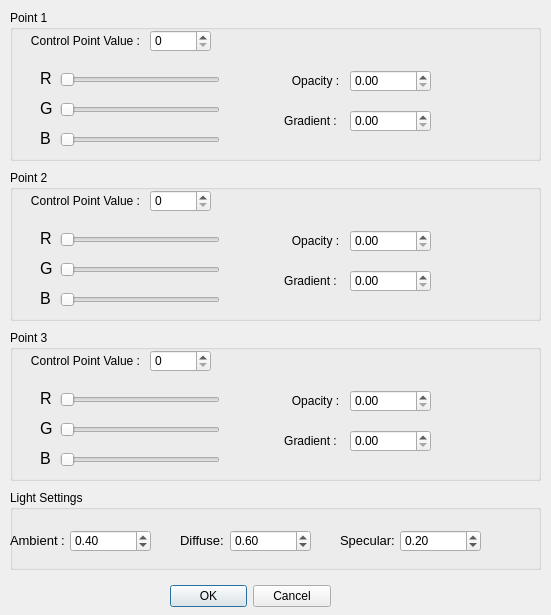
<?xml version="1.0" encoding="UTF-8"?>
<ui version="4.0">
 <class>Dialog</class>
 <widget class="QDialog" name="Dialog">
  <property name="geometry">
   <rect>
    <x>0</x>
    <y>0</y>
    <width>551</width>
    <height>615</height>
   </rect>
  </property>
  <property name="windowTitle">
   <string>Dialog</string>
  </property>
  <widget class="QDialogButtonBox" name="buttonBox">
   <property name="geometry">
    <rect>
     <x>170</x>
     <y>580</y>
     <width>161</width>
     <height>32</height>
    </rect>
   </property>
   <property name="orientation">
    <enum>Qt::Horizontal</enum>
   </property>
   <property name="standardButtons">
    <set>QDialogButtonBox::Cancel|QDialogButtonBox::Ok</set>
   </property>
  </widget>
  <widget class="QGroupBox" name="groupBox_3">
   <property name="geometry">
    <rect>
     <x>10</x>
     <y>330</y>
     <width>531</width>
     <height>151</height>
    </rect>
   </property>
   <property name="title">
    <string>Point 3</string>
   </property>
   <widget class="QLabel" name="label_19">
    <property name="geometry">
     <rect>
      <x>20</x>
      <y>20</y>
      <width>111</width>
      <height>21</height>
     </rect>
    </property>
    <property name="text">
     <string>Control Point Value :</string>
    </property>
    <property name="alignment">
     <set>Qt::AlignCenter</set>
    </property>
   </widget>
   <widget class="QLabel" name="label_20">
    <property name="geometry">
     <rect>
      <x>30</x>
      <y>60</y>
      <width>91</width>
      <height>16</height>
     </rect>
    </property>
    <property name="font">
     <font>
      <pointsize>12</pointsize>
     </font>
    </property>
    <property name="text">
     <string>R</string>
    </property>
    <property name="textFormat">
     <enum>Qt::AutoText</enum>
    </property>
   </widget>
   <widget class="QLabel" name="label_21">
    <property name="geometry">
     <rect>
      <x>30</x>
      <y>90</y>
      <width>91</width>
      <height>16</height>
     </rect>
    </property>
    <property name="font">
     <font>
      <pointsize>12</pointsize>
     </font>
    </property>
    <property name="text">
     <string>G</string>
    </property>
    <property name="textFormat">
     <enum>Qt::AutoText</enum>
    </property>
   </widget>
   <widget class="QLabel" name="label_22">
    <property name="geometry">
     <rect>
      <x>30</x>
      <y>120</y>
      <width>91</width>
      <height>16</height>
     </rect>
    </property>
    <property name="font">
     <font>
      <pointsize>12</pointsize>
     </font>
    </property>
    <property name="text">
     <string>B</string>
    </property>
    <property name="textFormat">
     <enum>Qt::AutoText</enum>
    </property>
   </widget>
   <widget class="QSlider" name="_P3_R">
    <property name="geometry">
     <rect>
      <x>50</x>
      <y>60</y>
      <width>160</width>
      <height>19</height>
     </rect>
    </property>
    <property name="maximum">
     <number>255</number>
    </property>
    <property name="orientation">
     <enum>Qt::Horizontal</enum>
    </property>
   </widget>
   <widget class="QSlider" name="_P3_G">
    <property name="geometry">
     <rect>
      <x>50</x>
      <y>90</y>
      <width>160</width>
      <height>19</height>
     </rect>
    </property>
    <property name="maximum">
     <number>255</number>
    </property>
    <property name="orientation">
     <enum>Qt::Horizontal</enum>
    </property>
   </widget>
   <widget class="QSlider" name="_P3_B">
    <property name="geometry">
     <rect>
      <x>50</x>
      <y>120</y>
      <width>160</width>
      <height>19</height>
     </rect>
    </property>
    <property name="maximum">
     <number>255</number>
    </property>
    <property name="orientation">
     <enum>Qt::Horizontal</enum>
    </property>
   </widget>
   <widget class="QLabel" name="label_23">
    <property name="geometry">
     <rect>
      <x>250</x>
      <y>60</y>
      <width>111</width>
      <height>21</height>
     </rect>
    </property>
    <property name="text">
     <string>Opacity :</string>
    </property>
    <property name="alignment">
     <set>Qt::AlignCenter</set>
    </property>
   </widget>
   <widget class="QDoubleSpinBox" name="_P3_Opacity">
    <property name="geometry">
     <rect>
      <x>340</x>
      <y>60</y>
      <width>81</width>
      <height>22</height>
     </rect>
    </property>
    <property name="maximum">
     <double>1.000000000000000</double>
    </property>
    <property name="singleStep">
     <double>0.100000000000000</double>
    </property>
   </widget>
   <widget class="QSpinBox" name="_P3_Value">
    <property name="geometry">
     <rect>
      <x>140</x>
      <y>20</y>
      <width>61</width>
      <height>22</height>
     </rect>
    </property>
    <property name="maximum">
     <number>10000</number>
    </property>
    <property name="singleStep">
     <number>50</number>
    </property>
   </widget>
   <widget class="QLabel" name="label_24">
    <property name="geometry">
     <rect>
      <x>260</x>
      <y>100</y>
      <width>81</width>
      <height>21</height>
     </rect>
    </property>
    <property name="text">
     <string>Gradient :</string>
    </property>
    <property name="alignment">
     <set>Qt::AlignCenter</set>
    </property>
   </widget>
   <widget class="QDoubleSpinBox" name="_P3_Gradient">
    <property name="geometry">
     <rect>
      <x>340</x>
      <y>100</y>
      <width>81</width>
      <height>22</height>
     </rect>
    </property>
    <property name="maximum">
     <double>1.000000000000000</double>
    </property>
    <property name="singleStep">
     <double>0.100000000000000</double>
    </property>
   </widget>
  </widget>
  <widget class="QGroupBox" name="groupBox_2">
   <property name="geometry">
    <rect>
     <x>10</x>
     <y>170</y>
     <width>531</width>
     <height>151</height>
    </rect>
   </property>
   <property name="title">
    <string>Point 2</string>
   </property>
   <widget class="QLabel" name="label_13">
    <property name="geometry">
     <rect>
      <x>20</x>
      <y>20</y>
      <width>111</width>
      <height>21</height>
     </rect>
    </property>
    <property name="text">
     <string>Control Point Value :</string>
    </property>
    <property name="alignment">
     <set>Qt::AlignCenter</set>
    </property>
   </widget>
   <widget class="QLabel" name="label_14">
    <property name="geometry">
     <rect>
      <x>30</x>
      <y>60</y>
      <width>91</width>
      <height>16</height>
     </rect>
    </property>
    <property name="font">
     <font>
      <pointsize>12</pointsize>
     </font>
    </property>
    <property name="text">
     <string>R</string>
    </property>
    <property name="textFormat">
     <enum>Qt::AutoText</enum>
    </property>
   </widget>
   <widget class="QLabel" name="label_15">
    <property name="geometry">
     <rect>
      <x>30</x>
      <y>90</y>
      <width>91</width>
      <height>16</height>
     </rect>
    </property>
    <property name="font">
     <font>
      <pointsize>12</pointsize>
     </font>
    </property>
    <property name="text">
     <string>G</string>
    </property>
    <property name="textFormat">
     <enum>Qt::AutoText</enum>
    </property>
   </widget>
   <widget class="QLabel" name="label_16">
    <property name="geometry">
     <rect>
      <x>30</x>
      <y>120</y>
      <width>91</width>
      <height>16</height>
     </rect>
    </property>
    <property name="font">
     <font>
      <pointsize>12</pointsize>
     </font>
    </property>
    <property name="text">
     <string>B</string>
    </property>
    <property name="textFormat">
     <enum>Qt::AutoText</enum>
    </property>
   </widget>
   <widget class="QSlider" name="_P2_R">
    <property name="geometry">
     <rect>
      <x>50</x>
      <y>60</y>
      <width>160</width>
      <height>19</height>
     </rect>
    </property>
    <property name="maximum">
     <number>255</number>
    </property>
    <property name="orientation">
     <enum>Qt::Horizontal</enum>
    </property>
   </widget>
   <widget class="QSlider" name="_P2_G">
    <property name="geometry">
     <rect>
      <x>50</x>
      <y>90</y>
      <width>160</width>
      <height>19</height>
     </rect>
    </property>
    <property name="maximum">
     <number>255</number>
    </property>
    <property name="orientation">
     <enum>Qt::Horizontal</enum>
    </property>
   </widget>
   <widget class="QSlider" name="_P2_B">
    <property name="geometry">
     <rect>
      <x>50</x>
      <y>120</y>
      <width>160</width>
      <height>19</height>
     </rect>
    </property>
    <property name="maximum">
     <number>255</number>
    </property>
    <property name="orientation">
     <enum>Qt::Horizontal</enum>
    </property>
   </widget>
   <widget class="QLabel" name="label_17">
    <property name="geometry">
     <rect>
      <x>250</x>
      <y>60</y>
      <width>111</width>
      <height>21</height>
     </rect>
    </property>
    <property name="text">
     <string>Opacity :</string>
    </property>
    <property name="alignment">
     <set>Qt::AlignCenter</set>
    </property>
   </widget>
   <widget class="QDoubleSpinBox" name="_P2_Opacity">
    <property name="geometry">
     <rect>
      <x>340</x>
      <y>60</y>
      <width>81</width>
      <height>22</height>
     </rect>
    </property>
    <property name="maximum">
     <double>1.000000000000000</double>
    </property>
    <property name="singleStep">
     <double>0.100000000000000</double>
    </property>
   </widget>
   <widget class="QSpinBox" name="_P2_Value">
    <property name="geometry">
     <rect>
      <x>140</x>
      <y>20</y>
      <width>61</width>
      <height>22</height>
     </rect>
    </property>
    <property name="maximum">
     <number>10000</number>
    </property>
    <property name="singleStep">
     <number>50</number>
    </property>
   </widget>
   <widget class="QLabel" name="label_18">
    <property name="geometry">
     <rect>
      <x>260</x>
      <y>100</y>
      <width>81</width>
      <height>21</height>
     </rect>
    </property>
    <property name="text">
     <string>Gradient :</string>
    </property>
    <property name="alignment">
     <set>Qt::AlignCenter</set>
    </property>
   </widget>
   <widget class="QDoubleSpinBox" name="_P2_Gradient">
    <property name="geometry">
     <rect>
      <x>340</x>
      <y>100</y>
      <width>81</width>
      <height>22</height>
     </rect>
    </property>
    <property name="maximum">
     <double>1.000000000000000</double>
    </property>
    <property name="singleStep">
     <double>0.100000000000000</double>
    </property>
   </widget>
  </widget>
  <widget class="QGroupBox" name="groupBox">
   <property name="geometry">
    <rect>
     <x>10</x>
     <y>10</y>
     <width>531</width>
     <height>151</height>
    </rect>
   </property>
   <property name="title">
    <string>Point 1</string>
   </property>
   <widget class="QLabel" name="label">
    <property name="geometry">
     <rect>
      <x>20</x>
      <y>20</y>
      <width>111</width>
      <height>21</height>
     </rect>
    </property>
    <property name="text">
     <string>Control Point Value :</string>
    </property>
    <property name="alignment">
     <set>Qt::AlignCenter</set>
    </property>
   </widget>
   <widget class="QLabel" name="label_2">
    <property name="geometry">
     <rect>
      <x>30</x>
      <y>60</y>
      <width>91</width>
      <height>16</height>
     </rect>
    </property>
    <property name="font">
     <font>
      <pointsize>12</pointsize>
     </font>
    </property>
    <property name="text">
     <string>R</string>
    </property>
    <property name="textFormat">
     <enum>Qt::AutoText</enum>
    </property>
   </widget>
   <widget class="QLabel" name="label_4">
    <property name="geometry">
     <rect>
      <x>30</x>
      <y>90</y>
      <width>91</width>
      <height>16</height>
     </rect>
    </property>
    <property name="font">
     <font>
      <pointsize>12</pointsize>
     </font>
    </property>
    <property name="text">
     <string>G</string>
    </property>
    <property name="textFormat">
     <enum>Qt::AutoText</enum>
    </property>
   </widget>
   <widget class="QLabel" name="label_5">
    <property name="geometry">
     <rect>
      <x>30</x>
      <y>120</y>
      <width>91</width>
      <height>16</height>
     </rect>
    </property>
    <property name="font">
     <font>
      <pointsize>12</pointsize>
     </font>
    </property>
    <property name="text">
     <string>B</string>
    </property>
    <property name="textFormat">
     <enum>Qt::AutoText</enum>
    </property>
   </widget>
   <widget class="QSlider" name="_P1_R">
    <property name="geometry">
     <rect>
      <x>50</x>
      <y>60</y>
      <width>160</width>
      <height>19</height>
     </rect>
    </property>
    <property name="maximum">
     <number>255</number>
    </property>
    <property name="orientation">
     <enum>Qt::Horizontal</enum>
    </property>
   </widget>
   <widget class="QSlider" name="_P1_G">
    <property name="geometry">
     <rect>
      <x>50</x>
      <y>90</y>
      <width>160</width>
      <height>19</height>
     </rect>
    </property>
    <property name="maximum">
     <number>255</number>
    </property>
    <property name="orientation">
     <enum>Qt::Horizontal</enum>
    </property>
   </widget>
   <widget class="QSlider" name="_P1_B">
    <property name="geometry">
     <rect>
      <x>50</x>
      <y>120</y>
      <width>160</width>
      <height>19</height>
     </rect>
    </property>
    <property name="maximum">
     <number>255</number>
    </property>
    <property name="orientation">
     <enum>Qt::Horizontal</enum>
    </property>
   </widget>
   <widget class="QLabel" name="label_3">
    <property name="geometry">
     <rect>
      <x>250</x>
      <y>60</y>
      <width>111</width>
      <height>21</height>
     </rect>
    </property>
    <property name="text">
     <string>Opacity :</string>
    </property>
    <property name="alignment">
     <set>Qt::AlignCenter</set>
    </property>
   </widget>
   <widget class="QDoubleSpinBox" name="_P1_Opacity">
    <property name="geometry">
     <rect>
      <x>340</x>
      <y>60</y>
      <width>81</width>
      <height>22</height>
     </rect>
    </property>
    <property name="maximum">
     <double>1.000000000000000</double>
    </property>
    <property name="singleStep">
     <double>0.100000000000000</double>
    </property>
   </widget>
   <widget class="QSpinBox" name="_P1_Value">
    <property name="geometry">
     <rect>
      <x>140</x>
      <y>20</y>
      <width>61</width>
      <height>22</height>
     </rect>
    </property>
    <property name="maximum">
     <number>10000</number>
    </property>
    <property name="singleStep">
     <number>50</number>
    </property>
   </widget>
   <widget class="QLabel" name="label_6">
    <property name="geometry">
     <rect>
      <x>260</x>
      <y>100</y>
      <width>81</width>
      <height>21</height>
     </rect>
    </property>
    <property name="text">
     <string>Gradient :</string>
    </property>
    <property name="alignment">
     <set>Qt::AlignCenter</set>
    </property>
   </widget>
   <widget class="QDoubleSpinBox" name="_P1_Gradient">
    <property name="geometry">
     <rect>
      <x>340</x>
      <y>100</y>
      <width>81</width>
      <height>22</height>
     </rect>
    </property>
    <property name="maximum">
     <double>1.000000000000000</double>
    </property>
    <property name="singleStep">
     <double>0.100000000000000</double>
    </property>
   </widget>
  </widget>
  <widget class="QGroupBox" name="groupBox_4">
   <property name="geometry">
    <rect>
     <x>10</x>
     <y>490</y>
     <width>531</width>
     <height>80</height>
    </rect>
   </property>
   <property name="title">
    <string>Light Settings</string>
   </property>
   <widget class="QLabel" name="label_7">
    <property name="geometry">
     <rect>
      <x>0</x>
      <y>40</y>
      <width>61</width>
      <height>21</height>
     </rect>
    </property>
    <property name="font">
     <font>
      <pointsize>10</pointsize>
     </font>
    </property>
    <property name="text">
     <string>Ambient :</string>
    </property>
   </widget>
   <widget class="QLabel" name="label_8">
    <property name="geometry">
     <rect>
      <x>170</x>
      <y>40</y>
      <width>51</width>
      <height>21</height>
     </rect>
    </property>
    <property name="font">
     <font>
      <pointsize>10</pointsize>
     </font>
    </property>
    <property name="text">
     <string>Diffuse:</string>
    </property>
   </widget>
   <widget class="QLabel" name="label_9">
    <property name="geometry">
     <rect>
      <x>330</x>
      <y>40</y>
      <width>61</width>
      <height>21</height>
     </rect>
    </property>
    <property name="font">
     <font>
      <pointsize>10</pointsize>
     </font>
    </property>
    <property name="text">
     <string>Specular:</string>
    </property>
   </widget>
   <widget class="QDoubleSpinBox" name="_Ambient">
    <property name="geometry">
     <rect>
      <x>60</x>
      <y>40</y>
      <width>81</width>
      <height>22</height>
     </rect>
    </property>
    <property name="maximum">
     <double>1.000000000000000</double>
    </property>
    <property name="singleStep">
     <double>0.100000000000000</double>
    </property>
    <property name="value">
     <double>0.400000000000000</double>
    </property>
   </widget>
   <widget class="QDoubleSpinBox" name="_Diffuse">
    <property name="geometry">
     <rect>
      <x>220</x>
      <y>40</y>
      <width>81</width>
      <height>22</height>
     </rect>
    </property>
    <property name="maximum">
     <double>1.000000000000000</double>
    </property>
    <property name="singleStep">
     <double>0.100000000000000</double>
    </property>
    <property name="value">
     <double>0.600000000000000</double>
    </property>
   </widget>
   <widget class="QDoubleSpinBox" name="_Specular">
    <property name="geometry">
     <rect>
      <x>390</x>
      <y>40</y>
      <width>81</width>
      <height>22</height>
     </rect>
    </property>
    <property name="maximum">
     <double>1.000000000000000</double>
    </property>
    <property name="singleStep">
     <double>0.100000000000000</double>
    </property>
    <property name="value">
     <double>0.200000000000000</double>
    </property>
   </widget>
  </widget>
 </widget>
 <resources/>
 <connections>
  <connection>
   <sender>buttonBox</sender>
   <signal>accepted()</signal>
   <receiver>Dialog</receiver>
   <slot>accept()</slot>
   <hints>
    <hint type="sourcelabel">
     <x>248</x>
     <y>254</y>
    </hint>
    <hint type="destinationlabel">
     <x>157</x>
     <y>274</y>
    </hint>
   </hints>
  </connection>
  <connection>
   <sender>buttonBox</sender>
   <signal>rejected()</signal>
   <receiver>Dialog</receiver>
   <slot>reject()</slot>
   <hints>
    <hint type="sourcelabel">
     <x>316</x>
     <y>260</y>
    </hint>
    <hint type="destinationlabel">
     <x>286</x>
     <y>274</y>
    </hint>
   </hints>
  </connection>
 </connections>
</ui>
